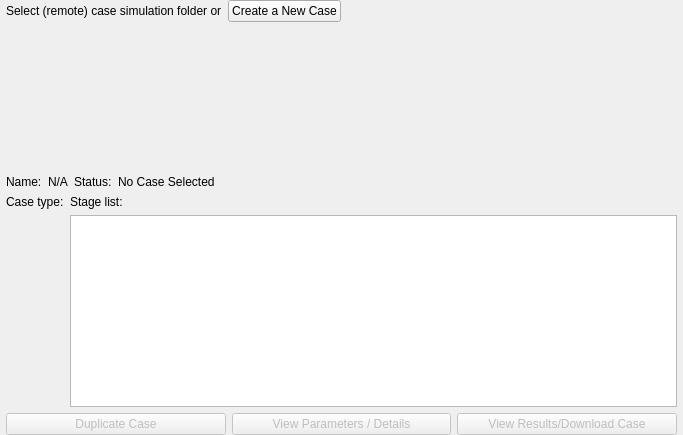
<?xml version="1.0" encoding="UTF-8"?>
<ui version="4.0">
 <comment>
********************************************************************************
**
** Copyright (c) 2017 The University of Notre Dame
** Copyright (c) 2017 The Regents of the University of California
**
** Redistribution and use in source and binary forms, with or without modification,
** are permitted provided that the following conditions are met:
**
** 1. Redistributions of source code must retain the above copyright notice, this 
** list of conditions and the following disclaimer.
**
** 2. Redistributions in binary form must reproduce the above copyright notice, this
** list of conditions and the following disclaimer in the documentation and/or other
** materials provided with the distribution.
**
** 3. Neither the name of the copyright holder nor the names of its contributors may
** be used to endorse or promote products derived from this software without specific
** prior written permission.
**
** THIS SOFTWARE IS PROVIDED BY THE COPYRIGHT HOLDERS AND CONTRIBUTORS &quot;AS IS&quot; AND ANY
** EXPRESS OR IMPLIED WARRANTIES, INCLUDING, BUT NOT LIMITED TO, THE IMPLIED WARRANTIES
** OF MERCHANTABILITY AND FITNESS FOR A PARTICULAR PURPOSE ARE DISCLAIMED. IN NO EVENT
** SHALL THE COPYRIGHT HOLDER OR CONTRIBUTORS BE LIABLE FOR ANY DIRECT, INDIRECT,
** INCIDENTAL, SPECIAL, EXEMPLARY, OR CONSEQUENTIAL DAMAGES (INCLUDING, BUT NOT LIMITED
** TO, PROCUREMENT OF SUBSTITUTE GOODS OR SERVICES; LOSS OF USE, DATA, OR PROFITS; OR
** BUSINESS INTERRUPTION) HOWEVER CAUSED AND ON ANY THEORY OF LIABILITY, WHETHER IN
** CONTRACT, STRICT LIABILITY, OR TORT (INCLUDING NEGLIGENCE OR OTHERWISE) ARISING
** IN ANY WAY OUT OF THE USE OF THIS SOFTWARE, EVEN IF ADVISED OF THE POSSIBILITY OF
** SUCH DAMAGE.
**
**********************************************************************************

// Contributors:
 </comment>
 <class>CWE_manage_simulation</class>
 <widget class="QWidget" name="CWE_manage_simulation">
  <property name="geometry">
   <rect>
    <x>0</x>
    <y>0</y>
    <width>683</width>
    <height>435</height>
   </rect>
  </property>
  <property name="windowTitle">
   <string>Form</string>
  </property>
  <layout class="QGridLayout" name="gridLayout">
   <property name="leftMargin">
    <number>0</number>
   </property>
   <property name="topMargin">
    <number>0</number>
   </property>
   <property name="rightMargin">
    <number>0</number>
   </property>
   <property name="bottomMargin">
    <number>0</number>
   </property>
   <property name="verticalSpacing">
    <number>-1</number>
   </property>
   <item row="0" column="0">
    <widget class="QFrame" name="frame_2">
     <property name="frameShape">
      <enum>QFrame::NoFrame</enum>
     </property>
     <property name="frameShadow">
      <enum>QFrame::Plain</enum>
     </property>
     <layout class="QGridLayout" name="gridlayout_4">
      <property name="leftMargin">
       <number>6</number>
      </property>
      <property name="topMargin">
       <number>0</number>
      </property>
      <property name="rightMargin">
       <number>6</number>
      </property>
      <property name="bottomMargin">
       <number>0</number>
      </property>
      <property name="horizontalSpacing">
       <number>0</number>
      </property>
      <item row="0" column="0" rowspan="2">
       <widget class="QFrame" name="caseCreateFrame">
        <property name="sizePolicy">
         <sizepolicy hsizetype="Preferred" vsizetype="Minimum">
          <horstretch>0</horstretch>
          <verstretch>0</verstretch>
         </sizepolicy>
        </property>
        <property name="minimumSize">
         <size>
          <width>0</width>
          <height>0</height>
         </size>
        </property>
        <property name="frameShape">
         <enum>QFrame::NoFrame</enum>
        </property>
        <property name="frameShadow">
         <enum>QFrame::Plain</enum>
        </property>
        <layout class="QHBoxLayout" name="horizontalLayout_2">
         <property name="leftMargin">
          <number>0</number>
         </property>
         <property name="topMargin">
          <number>0</number>
         </property>
         <property name="rightMargin">
          <number>0</number>
         </property>
         <property name="bottomMargin">
          <number>0</number>
         </property>
         <item>
          <widget class="QLabel" name="label">
           <property name="sizePolicy">
            <sizepolicy hsizetype="Fixed" vsizetype="Fixed">
             <horstretch>0</horstretch>
             <verstretch>0</verstretch>
            </sizepolicy>
           </property>
           <property name="minimumSize">
            <size>
             <width>0</width>
             <height>0</height>
            </size>
           </property>
           <property name="maximumSize">
            <size>
             <width>16777215</width>
             <height>16777215</height>
            </size>
           </property>
           <property name="baseSize">
            <size>
             <width>0</width>
             <height>0</height>
            </size>
           </property>
           <property name="text">
            <string>Select (remote) case simulation folder or</string>
           </property>
          </widget>
         </item>
         <item>
          <widget class="QPushButton" name="pb_createNewCase">
           <property name="sizePolicy">
            <sizepolicy hsizetype="Fixed" vsizetype="Fixed">
             <horstretch>0</horstretch>
             <verstretch>0</verstretch>
            </sizepolicy>
           </property>
           <property name="text">
            <string>Create a New Case</string>
           </property>
          </widget>
         </item>
         <item>
          <spacer name="horizontalSpacer">
           <property name="orientation">
            <enum>Qt::Horizontal</enum>
           </property>
           <property name="sizeHint" stdset="0">
            <size>
             <width>110</width>
             <height>20</height>
            </size>
           </property>
          </spacer>
         </item>
        </layout>
       </widget>
      </item>
      <item row="4" column="0">
       <widget class="RemoteFileTree" name="treeView" native="true">
        <property name="sizePolicy">
         <sizepolicy hsizetype="Expanding" vsizetype="MinimumExpanding">
          <horstretch>0</horstretch>
          <verstretch>0</verstretch>
         </sizepolicy>
        </property>
       </widget>
      </item>
      <item row="5" column="0">
       <widget class="QFrame" name="caseViewFrame">
        <property name="frameShape">
         <enum>QFrame::NoFrame</enum>
        </property>
        <property name="frameShadow">
         <enum>QFrame::Plain</enum>
        </property>
        <layout class="QGridLayout" name="gridLayout_4">
         <property name="leftMargin">
          <number>0</number>
         </property>
         <property name="topMargin">
          <number>0</number>
         </property>
         <property name="rightMargin">
          <number>0</number>
         </property>
         <property name="bottomMargin">
          <number>0</number>
         </property>
         <item row="2" column="0">
          <widget class="QLabel" name="label_caseTypeTag">
           <property name="text">
            <string>Case type:</string>
           </property>
          </widget>
         </item>
         <item row="0" column="0" colspan="2">
          <widget class="QFrame" name="frame">
           <property name="minimumSize">
            <size>
             <width>0</width>
             <height>0</height>
            </size>
           </property>
           <property name="frameShape">
            <enum>QFrame::NoFrame</enum>
           </property>
           <property name="frameShadow">
            <enum>QFrame::Raised</enum>
           </property>
           <property name="lineWidth">
            <number>-1</number>
           </property>
           <layout class="QHBoxLayout" name="horizontalLayout">
            <property name="leftMargin">
             <number>0</number>
            </property>
            <property name="topMargin">
             <number>0</number>
            </property>
            <property name="rightMargin">
             <number>0</number>
            </property>
            <property name="bottomMargin">
             <number>0</number>
            </property>
            <item>
             <widget class="QLabel" name="label_nameTag">
              <property name="sizePolicy">
               <sizepolicy hsizetype="Minimum" vsizetype="Preferred">
                <horstretch>0</horstretch>
                <verstretch>0</verstretch>
               </sizepolicy>
              </property>
              <property name="text">
               <string>Name:</string>
              </property>
             </widget>
            </item>
            <item>
             <widget class="QLabel" name="label_caseName">
              <property name="text">
               <string>N/A</string>
              </property>
             </widget>
            </item>
            <item>
             <widget class="QLabel" name="label_statusTag">
              <property name="text">
               <string>Status:</string>
              </property>
             </widget>
            </item>
            <item>
             <widget class="cwe_state_label" name="label_caseStatus">
              <property name="sizePolicy">
               <sizepolicy hsizetype="Expanding" vsizetype="Preferred">
                <horstretch>0</horstretch>
                <verstretch>0</verstretch>
               </sizepolicy>
              </property>
              <property name="lineWidth">
               <number>1</number>
              </property>
              <property name="text">
               <string>No Case Selected</string>
              </property>
             </widget>
            </item>
           </layout>
          </widget>
         </item>
         <item row="4" column="0">
          <spacer name="verticalSpacer">
           <property name="orientation">
            <enum>Qt::Vertical</enum>
           </property>
           <property name="sizeHint" stdset="0">
            <size>
             <width>20</width>
             <height>40</height>
            </size>
           </property>
          </spacer>
         </item>
         <item row="3" column="0">
          <widget class="QLabel" name="label_CaseTypeIcon">
           <property name="maximumSize">
            <size>
             <width>150</width>
             <height>100</height>
            </size>
           </property>
           <property name="text">
            <string/>
           </property>
           <property name="pixmap">
            <pixmap resource="../cwe_resources.qrc">:/buttons/images/defaultCaseImage.png</pixmap>
           </property>
           <property name="scaledContents">
            <bool>true</bool>
           </property>
          </widget>
         </item>
         <item row="3" column="1" rowspan="2">
          <widget class="QListView" name="stageListView">
           <property name="editTriggers">
            <set>QAbstractItemView::NoEditTriggers</set>
           </property>
          </widget>
         </item>
         <item row="2" column="1">
          <widget class="QLabel" name="label_stageListTag">
           <property name="text">
            <string>Stage list:</string>
           </property>
          </widget>
         </item>
        </layout>
       </widget>
      </item>
      <item row="6" column="0">
       <widget class="QFrame" name="caseActionsFrame">
        <property name="frameShape">
         <enum>QFrame::NoFrame</enum>
        </property>
        <property name="frameShadow">
         <enum>QFrame::Plain</enum>
        </property>
        <layout class="QHBoxLayout" name="horizontalLayout_4">
         <property name="leftMargin">
          <number>0</number>
         </property>
         <property name="topMargin">
          <number>0</number>
         </property>
         <property name="rightMargin">
          <number>0</number>
         </property>
         <property name="bottomMargin">
          <number>0</number>
         </property>
         <item>
          <widget class="QPushButton" name="pb_duplicateCase">
           <property name="enabled">
            <bool>false</bool>
           </property>
           <property name="text">
            <string>Duplicate Case</string>
           </property>
          </widget>
         </item>
         <item>
          <widget class="QPushButton" name="pb_viewParameters">
           <property name="enabled">
            <bool>false</bool>
           </property>
           <property name="text">
            <string>View Parameters / Details</string>
           </property>
          </widget>
         </item>
         <item>
          <widget class="QPushButton" name="pb_viewResults">
           <property name="enabled">
            <bool>false</bool>
           </property>
           <property name="text">
            <string>View Results/Download Case</string>
           </property>
          </widget>
         </item>
        </layout>
       </widget>
      </item>
     </layout>
    </widget>
   </item>
  </layout>
 </widget>
 <customwidgets>
  <customwidget>
   <class>RemoteFileTree</class>
   <extends>QWidget</extends>
   <header>../AgaveExplorer/remoteModelViews/remotefiletree.h</header>
   <container>1</container>
  </customwidget>
  <customwidget>
   <class>cwe_state_label</class>
   <extends>QLabel</extends>
   <header>cwe_guiWidgets/cwe_state_label.h</header>
  </customwidget>
 </customwidgets>
 <resources>
  <include location="../cwe_resources.qrc"/>
 </resources>
 <connections>
  <connection>
   <sender>pb_createNewCase</sender>
   <signal>clicked()</signal>
   <receiver>CWE_manage_simulation</receiver>
   <slot>create_new_case_clicked()</slot>
   <hints>
    <hint type="sourcelabel">
     <x>398</x>
     <y>31</y>
    </hint>
    <hint type="destinationlabel">
     <x>329</x>
     <y>217</y>
    </hint>
   </hints>
  </connection>
  <connection>
   <sender>pb_duplicateCase</sender>
   <signal>clicked()</signal>
   <receiver>CWE_manage_simulation</receiver>
   <slot>duplicate_case_clicked()</slot>
   <hints>
    <hint type="sourcelabel">
     <x>125</x>
     <y>402</y>
    </hint>
    <hint type="destinationlabel">
     <x>341</x>
     <y>217</y>
    </hint>
   </hints>
  </connection>
 </connections>
 <slots>
  <slot>on_pb_viewParameters_clicked()</slot>
  <slot>create_new_case_clicked()</slot>
  <slot>duplicate_case_clicked()</slot>
 </slots>
</ui>
